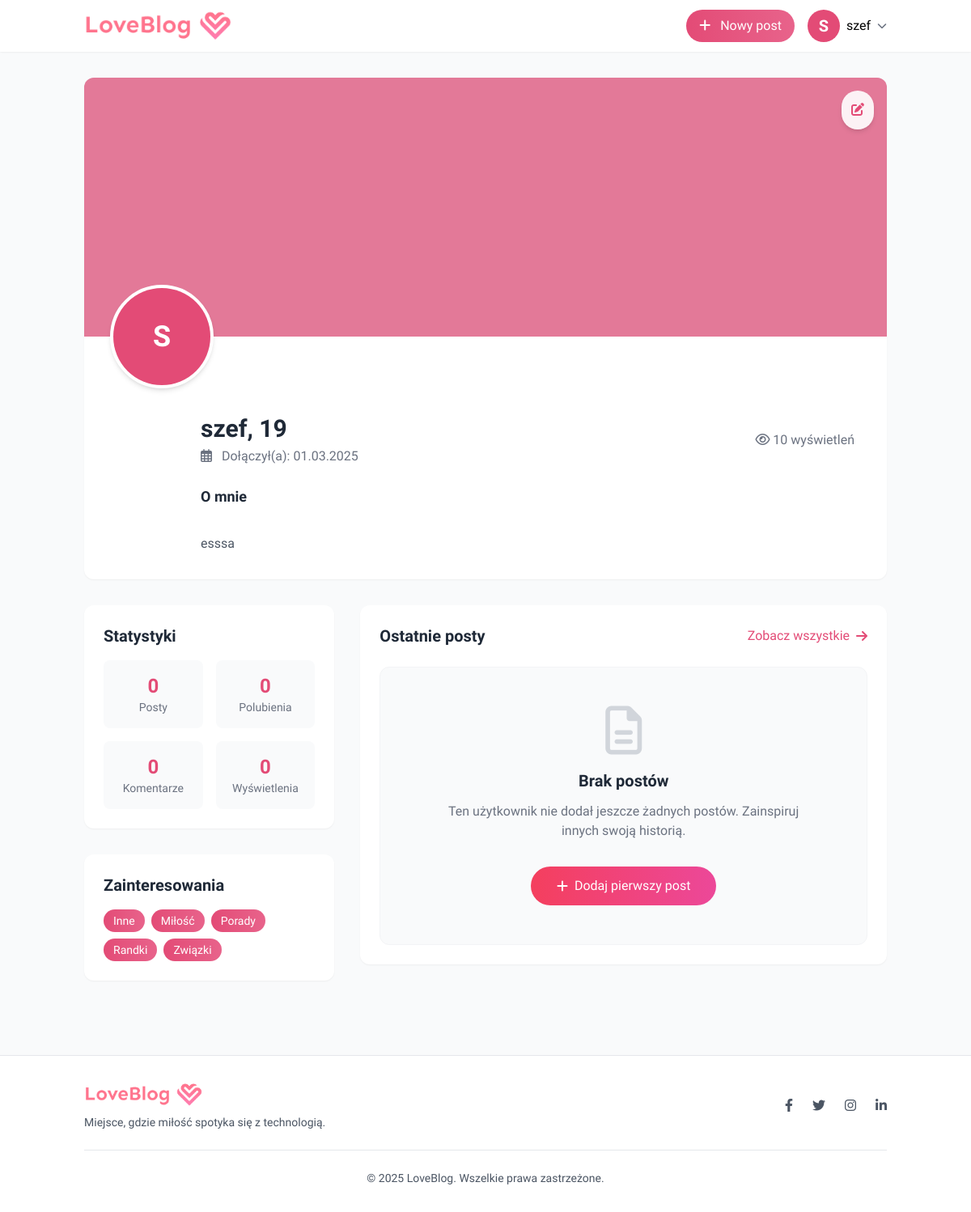
The page /?page=profile (signed in) on the database its author committed.
### tables this page shows
CREATE TABLE `users` (
  `id` int(11) NOT NULL,
  `name` varchar(255) NOT NULL,
  `age` int(3) NOT NULL,
  `email` varchar(255) NOT NULL,
  `password` varchar(255) NOT NULL,
  `gender` enum('male','female') NOT NULL,
  `created_at` timestamp NOT NULL DEFAULT current_timestamp(),
  `updated_at` timestamp NOT NULL DEFAULT current_timestamp() ON UPDATE current_timestamp(),
  `profile_image` text DEFAULT NULL,
  `banner_image` text DEFAULT NULL,
  `bio` text DEFAULT NULL,
  `remember_token` varchar(255) DEFAULT NULL,
  `token_expires` datetime DEFAULT NULL,
  `interests` longtext DEFAULT NULL CHECK (json_valid(`interests`)),
  `location` varchar(100) DEFAULT NULL,
  `social_links` longtext DEFAULT NULL CHECK (json_valid(`social_links`)),
  `profile_views` int(11) DEFAULT 0
);

### pages/profile.php (the view, shortened to what this page needs)
<?php
require_once __DIR__ . '/../config/db.php';
$user_id = $_SESSION['user_id'];
try {
    $stmt = $pdo->prepare("SELECT * FROM users WHERE id = ?");
    $stmt->execute([$user_id]);
    $user = $stmt->fetch(PDO::FETCH_ASSOC);
    $stmt = $pdo->prepare("
        SELECT
            COUNT(DISTINCT p.id) as posts_count,
            SUM(p.likes_count) as total_likes,
            SUM(p.views_count) as total_views,
            SUM(p.comments_count) as total_comments
        FROM posts p
        WHERE p.user_id = ?
    ");
    $stmt->execute([$user_id]);
    $stats = $stmt->fetch(PDO::FETCH_ASSOC);
    $stmt = $pdo->prepare("
        SELECT category_name
        FROM user_interests
        WHERE user_id = ?
    ");
    $stmt->execute([$user_id]);
    $interests = $stmt->fetchAll(PDO::FETCH_COLUMN);
    $stmt = $pdo->prepare("
        SELECT p.*,
               COALESCE(COUNT(DISTINCT c.id), 0) as comments_count
        FROM posts p
        LEFT JOIN comments c ON p.id = c.post_id
        WHERE p.user_id = ?
        GROUP BY p.id
        ORDER BY p.created_at DESC
        LIMIT 3
    ");
    $stmt->execute([$user_id]);
    $recent_posts = $stmt->fetchAll(PDO::FETCH_ASSOC);
} catch (PDOException $e) {
    $error = "Wystąpił błąd podczas pobierania danych: " . $e->getMessage();
}
function formatDate($date) {
    $timestamp = strtotime($date);
    return date("d.m.Y", $timestamp);
}
?>
<!DOCTYPE html>
<html lang="pl">
<head>
    <script src="https://cdn.tailwindcss.com"></script>
    <link rel="stylesheet" href="https://cdnjs.cloudflare.com/ajax/libs/font-awesome/6.4.0/css/all.min.css">
</head>
<body class="bg-gray-50 min-h-screen">
<header class="bg-white shadow-sm sticky top-0 z-50">
    <div class="container mx-auto px-4 py-3 flex justify-between items-center">
        <a href="?page=main" class="flex items-center">
            <img src="./assets/images/logo-2.png" alt="LoveBlog Logo" class="h-10">
        </a>
        <div class="flex items-center space-x-4">
            <a href="?page=create_post" class="bg-button-gradient text-white px-4 py-2 rounded-full font-medium btn-hover-effect hidden sm:block">
                <i class="fas fa-plus mr-2"></i> Nowy post
            </a>
            <div class="relative" id="user-menu-container">
                <button id="user-menu-button" class="flex items-center space-x-2 focus:outline-none">
                    <div class="w-10 h-10 rounded-full bg-gray-200 overflow-hidden">
                        <?php if (!empty($_SESSION['user_profile_image'])): ?>
                            <img src="<?php echo htmlspecialchars($_SESSION['user_profile_image']); ?>?v=<?php echo time(); ?>" alt="<?php echo htmlspecialchars($_SESSION['user_name']); ?>" class="w-full h-full object-cover">
                        <?php else: ?>
                            <div class="w-full h-full flex items-center justify-center bg-primary text-white text-xl font-bold">
                                <?php echo strtoupper(substr($_SESSION['user_name'], 0, 1)); ?>
                            </div>
                        <?php endif; ?>
                    </div>
                    <span class="hidden md:block font-medium"><?php echo htmlspecialchars($_SESSION['user_name']); ?></span>
                    <i id="menu-arrow" class="fas fa-chevron-down text-xs text-gray-500 transition-transform duration-300"></i>
                </button>
            </div>
        </div>
    </div>
</header>
<div class="container mx-auto px-4 py-8">
    <div class="bg-white rounded-xl shadow-sm overflow-hidden mb-8">
        <div class="relative h-60 md:h-80 bg-gray-200">
            <?php if (!empty($user['banner_image'])): ?>
                <img src="<?php echo htmlspecialchars(getImageUrl($user['banner_image'])); ?>" alt="Baner użytkownika" class="w-full h-full object-cover">
            <?php else: ?>
                <div class="w-full h-full bg-primary opacity-70"></div>
            <?php endif; ?>
            <button id="edit-profile-btn" class="absolute top-4 right-4 bg-white bg-opacity-90 text-primary hover:bg-primary hover:text-white transition-colors duration-300 rounded-full p-3 shadow-md">
                <i class="fas fa-edit"></i>
            </button>
        </div>
        <div class="relative px-6 py-6 md:px-8 md:py-8">
            <div class="absolute -top-16 left-6 md:left-8 w-24 h-24 md:w-32 md:h-32 rounded-full border-4 border-white overflow-hidden bg-white shadow-md">
                <?php if (!empty($user['profile_image'])): ?>
                    <img src="<?php echo htmlspecialchars(getImageUrl($user['profile_image'])); ?>" alt="<?php echo htmlspecialchars($user['name']); ?>" class="w-full h-full object-cover">
                <?php else: ?>
                    <div class="w-full h-full flex items-center justify-center bg-primary text-white text-4xl font-bold">
                        <?php echo strtoupper(substr($user['name'], 0, 1)); ?>
                    </div>
                <?php endif; ?>
            </div>
            <div class="mt-12 md:mt-16 md:ml-28">
                <div class="flex flex-col md:flex-row md:items-center md:justify-between">
                    <div>
                        <h1 class="text-2xl md:text-3xl font-bold text-gray-800">
                            <?php echo htmlspecialchars($user['name']); ?>, <?php echo htmlspecialchars($user['age']); ?>
                        </h1>
                        <p class="text-gray-500 mt-1">
                            <i class="far fa-calendar-alt mr-2"></i> Dołączył(a): <?php echo formatDate($user['created_at']); ?>
                        </p>
                    </div>
                    <div class="mt-4 md:mt-0 flex items-center">
                        <span class="text-gray-500 mr-2">
                            <i class="far fa-eye"></i> <?php echo $user['profile_views']; ?> wyświetleń
                        </span>
                    </div>
                </div>
                <div class="mt-6">
                    <h2 class="text-lg font-semibold text-gray-800 mb-2">O mnie</h2>
                    <p class="text-gray-600 whitespace-pre-line">
                        <?php echo !empty($user['bio']) ? htmlspecialchars($user['bio']) : 'Ten użytkownik nie dodał jeszcze opisu.'; ?>
                    </p>
                </div>
            </div>
        </div>
    </div>
    <div class="grid grid-cols-1 lg:grid-cols-3 gap-8">
        <div class="lg:col-span-1">
            <div class="bg-white rounded-xl shadow-sm p-6 mb-8">
                <h2 class="text-xl font-bold text-gray-800 mb-4">Statystyki</h2>
                <div class="grid grid-cols-2 gap-4">
                    <div class="stat-item bg-gray-50 rounded-lg p-4 text-center">
                        <div class="text-2xl font-bold text-primary"><?php echo $stats['posts_count'] ?? 0; ?></div>
                        <div class="text-gray-500 text-sm">Posty</div>
                    </div>
                    <div class="stat-item bg-gray-50 rounded-lg p-4 text-center">
                        <div class="text-2xl font-bold text-primary"><?php echo $stats['total_likes'] ?? 0; ?></div>
                        <div class="text-gray-500 text-sm">Polubienia</div>
                    </div>
                    <div class="stat-item bg-gray-50 rounded-lg p-4 text-center">
                        <div class="text-2xl font-bold text-primary"><?php echo $stats['total_comments'] ?? 0; ?></div>
                        <div class="text-gray-500 text-sm">Komentarze</div>
                    </div>
                    <div class="stat-item bg-gray-50 rounded-lg p-4 text-center">
                        <div class="text-2xl font-bold text-primary"><?php echo $stats['total_views'] ?? 0; ?></div>
                        <div class="text-gray-500 text-sm">Wyświetlenia</div>
                    </div>
                </div>
            </div>
            <div class="bg-white rounded-xl shadow-sm p-6">
                <h2 class="text-xl font-bold text-gray-800 mb-4">Zainteresowania</h2>
                <?php if (empty($interests)): ?>
                    <p class="text-gray-500">Ten użytkownik nie dodał jeszcze zainteresowań.</p>
                <?php else: ?>
                    <div class="flex flex-wrap gap-2">
                        <?php foreach ($interests as $index => $interest): ?>
                            <span class="interest-item category-badge text-white text-sm px-3 py-1 rounded-full" style="animation-delay: <?php echo $index * 0.1; ?>s">
                                <?php echo htmlspecialchars($interest); ?>
                            </span>
                        <?php endforeach; ?>
                    </div>
                <?php endif; ?>
            </div>
        </div>
        <div class="lg:col-span-2">
            <div class="bg-white rounded-xl shadow-sm p-6 mb-8">
                <div class="flex justify-between items-center mb-6">
                    <h2 class="text-xl font-bold text-gray-800">Ostatnie posty</h2>
                    <a href="?page=user_posts&id=<?php echo $user_id; ?>" class="text-primary hover:underline transition-colors duration-300 flex items-center group">
                        <span>Zobacz wszystkie</span>
                        <i class="fas fa-arrow-right ml-2 transform group-hover:translate-x-1 transition-transform duration-300"></i>
                    </a>
                </div>
                <?php if (empty($recent_posts)): ?>
                    <div class="text-center py-12 bg-gray-50 rounded-xl border border-gray-100">
                        <div class="text-gray-300 text-6xl mb-4">
                            <i class="far fa-file-alt"></i>
                        </div>
                        <h3 class="text-xl font-semibold text-gray-800 mb-3">Brak postów</h3>
                        <p class="text-gray-500 mb-8 max-w-md mx-auto">Ten użytkownik nie dodał jeszcze żadnych postów. Zainspiruj innych swoją historią.</p>
                        <a href="?page=create_post" class="bg-gradient-to-r from-rose-500 to-pink-500 text-white px-8 py-3 rounded-full font-medium hover:shadow-lg transform hover:-translate-y-1 transition-all duration-300 inline-flex items-center">
                            <i class="fas fa-plus mr-2"></i> Dodaj pierwszy post
                        </a>
                    </div>
                <?php endif; ?>
            </div>
        </div>
    </div>
</div>
<footer class="bg-white border-t border-gray-200 mt-12 py-8">
    <div class="container mx-auto px-4">
        <div class="flex flex-col md:flex-row justify-between items-center">
            <div class="mb-4 md:mb-0">
                <img src="./assets/images/logo-2.png" alt="LoveBlog Logo" class="h-8">
                <p class="text-gray-600 text-sm mt-2">Miejsce, gdzie miłość spotyka się z technologią.</p>
            </div>
            <div class="flex space-x-6">
                <a href="#" class="text-gray-600 hover:text-primary transition">
                    <i class="fab fa-facebook-f"></i>
                </a>
                <a href="#" class="text-gray-600 hover:text-primary transition">
                    <i class="fab fa-twitter"></i>
                </a>
                <a href="#" class="text-gray-600 hover:text-primary transition">
                    <i class="fab fa-instagram"></i>
                </a>
                <a href="#" class="text-gray-600 hover:text-primary transition">
                    <i class="fab fa-linkedin-in"></i>
                </a>
            </div>
        </div>
        <div class="border-t border-gray-200 mt-6 pt-6 text-center">
            <p class="text-gray-600 text-sm">
                &copy; <?php echo date('Y'); ?> LoveBlog. Wszelkie prawa zastrzeżone.
            </p>
        </div>
    </div>
</footer>
</body>
</html>

### pages/profile.php (style rules this page uses)
body { font-family: 'Sen', sans-serif; }
.btn-hover-effect { transition: all 0.3s ease; background-size: 200% auto; background-position: left center; }
.bg-button-gradient { background: linear-gradient(to right, #e34b76, #e8638b); }
.category-badge { background: linear-gradient(to right, #e34b76, #e8638b); }

### rows shown on the page
users: name "S", name "szef", age "19", created_at "01.03.2025", profile_views "10", bio "esssa"

### other values the page prints
substr($_SESSION['user_name'], 0, 1) "S"
$_SESSION['user_name'] "szef"
$stats['posts_count'] "0"
$stats['total_likes'] "0"
$stats['total_comments'] "0"
$stats['total_views'] "0"
$interest "Inne"
$interest "Miłość"
$interest "Porady"
$interest "Randki"
$interest "Związki"
